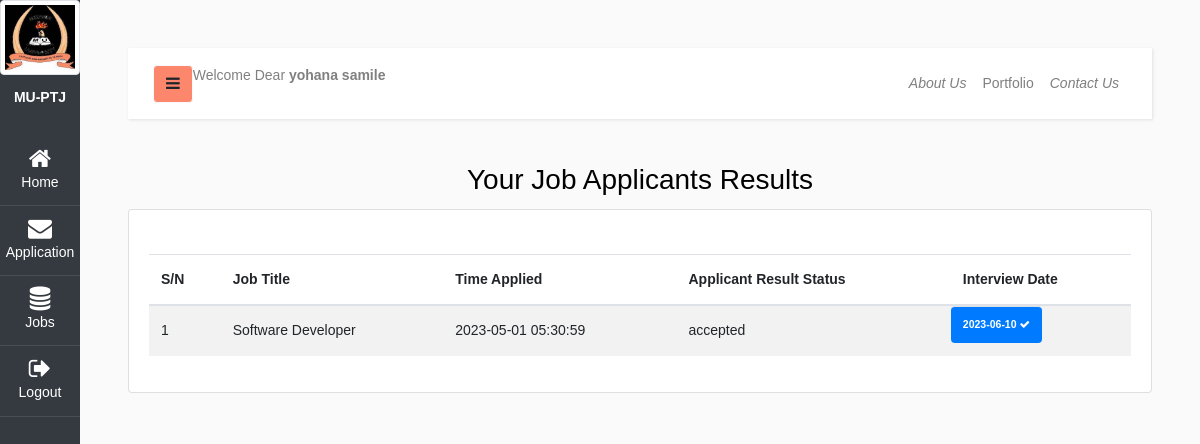
The page /view/jobApplicationResult.php (signed in) on the database its author committed.
### tables this page shows
CREATE TABLE `jobapplication` (
  `appId` int(11) NOT NULL,
  `jobId` int(11) NOT NULL,
  `userId` int(11) NOT NULL,
  `dateApplied` timestamp NOT NULL DEFAULT current_timestamp() ON UPDATE current_timestamp(),
  `statusResult` varchar(20) NOT NULL DEFAULT 'pending',
  `interviewDate` date NOT NULL
);

CREATE TABLE `job` (
  `jobId` int(11) NOT NULL,
  `jobTitle` text NOT NULL,
  `jobDiscription` text NOT NULL,
  `jobSalary` int(11) NOT NULL,
  `datePosted` date NOT NULL,
  `endOfApllication` date NOT NULL,
  `postedBy` int(11) NOT NULL,
  `status` varchar(20) NOT NULL DEFAULT 'noPublish'
);

### view/jobApplicationResult.php (the view, shortened to what this page needs)
<?php require_once('../asset/templates/sidebar.php'); ?>
<h3 class="text-center text-capitalize">Your Job Applicants Results</h3>
<div class="row animated--grow-in">
    <div class="col-xl-12">
        <div class="card card-body">
            <div class="table-responsive">
                <table class="table table-striped table-hover dt-responsive display nowrap" id="dataTable" width="100%" cellspacing="0">
                    <thead>
                    <tr>
                        <th>S/N</th>
                        <th>Job Title</th>
                        <th>Time Applied</th>
                        <th>Applicant Result Status</th>
                        <th>Interview Date</th>
                    </tr>
                    </thead>
                    <tbody>
                        <?php
                            $sn = 1;
                            $jobSeeker_record = $conn->query("SELECT * FROM jobapplication, job WHERE
                                jobapplication.jobId = job.jobId AND
                                jobapplication.userId = {$_SESSION['userData']['userId']} ");
                            while($jobSekeer_result = mysqli_fetch_array($jobSeeker_record)):
                                if($jobSekeer_result > 0): ?>
                                    <tr>
                                        <td><?php echo $sn++; ?> </td>
                                        <td><?php echo $jobSekeer_result['jobTitle']; ?> </td>
                                        <td><?php echo $jobSekeer_result['dateApplied']; ?> </td>
                                        <td><?php echo $jobSekeer_result['statusResult']; ?> </td>
                                        <td class="badge badge-primary"><?php echo $jobSekeer_result['interviewDate']; ?> <i class="fa fa-check"></i> </td>
                                <?php endif;
                            endwhile; ?>
                    </tbody>
                </table>
            </div>
        </div>
    </div>
</div>
<?php
    require_once('../asset/templates/footer.php');
?>

### rows shown on the page
jobapplication: jobId.jobTitle "Software Developer", dateApplied "2023-05-01 05:30:59", statusResult "accepted", interviewDate "2023-06-10"

### other values the page prints
$_SESSION['userData']['fullName'] "yohana samile"
